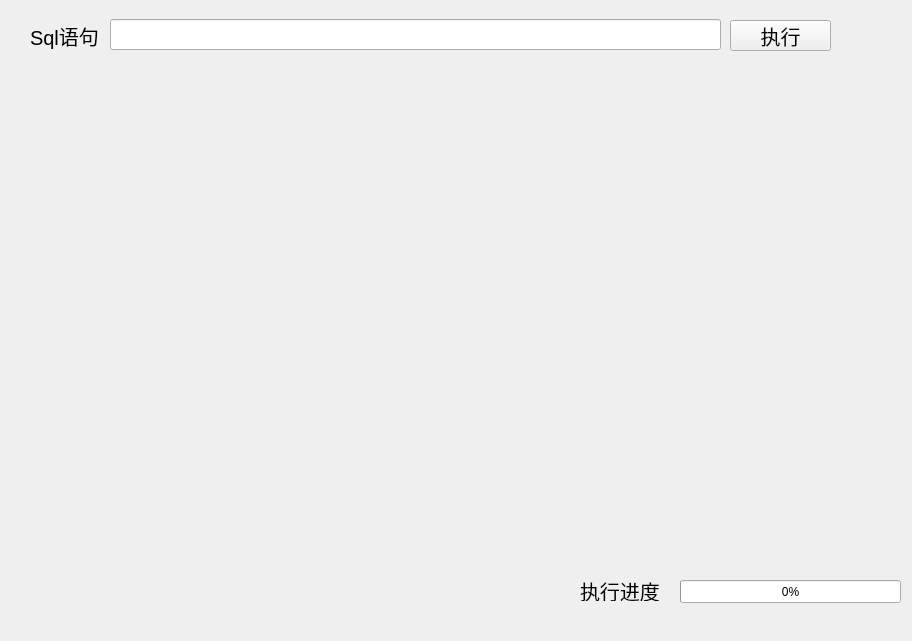
<?xml version="1.0" encoding="UTF-8"?>
<ui version="4.0">
 <class>Form</class>
 <widget class="QWidget" name="Form">
  <property name="windowModality">
   <enum>Qt::ApplicationModal</enum>
  </property>
  <property name="geometry">
   <rect>
    <x>0</x>
    <y>0</y>
    <width>912</width>
    <height>641</height>
   </rect>
  </property>
  <property name="windowTitle">
   <string>数据库模式</string>
  </property>
  <widget class="QLabel" name="label">
   <property name="geometry">
    <rect>
     <x>30</x>
     <y>20</y>
     <width>71</width>
     <height>31</height>
    </rect>
   </property>
   <property name="font">
    <font>
     <pointsize>15</pointsize>
    </font>
   </property>
   <property name="text">
    <string>Sql语句</string>
   </property>
  </widget>
  <widget class="QPushButton" name="execsql">
   <property name="geometry">
    <rect>
     <x>730</x>
     <y>20</y>
     <width>101</width>
     <height>31</height>
    </rect>
   </property>
   <property name="font">
    <font>
     <pointsize>15</pointsize>
    </font>
   </property>
   <property name="text">
    <string>执行</string>
   </property>
  </widget>
  <widget class="QWidget" name="gridLayoutWidget">
   <property name="geometry">
    <rect>
     <x>10</x>
     <y>70</y>
     <width>891</width>
     <height>491</height>
    </rect>
   </property>
   <layout class="QGridLayout" name="displayresult"/>
  </widget>
  <widget class="QLineEdit" name="lineEdit">
   <property name="geometry">
    <rect>
     <x>110</x>
     <y>19</y>
     <width>611</width>
     <height>31</height>
    </rect>
   </property>
   <property name="font">
    <font>
     <pointsize>12</pointsize>
    </font>
   </property>
  </widget>
  <widget class="QProgressBar" name="progressBar">
   <property name="geometry">
    <rect>
     <x>680</x>
     <y>580</y>
     <width>221</width>
     <height>23</height>
    </rect>
   </property>
   <property name="maximum">
    <number>99</number>
   </property>
   <property name="value">
    <number>0</number>
   </property>
  </widget>
  <widget class="QLabel" name="label_2">
   <property name="geometry">
    <rect>
     <x>580</x>
     <y>580</y>
     <width>91</width>
     <height>21</height>
    </rect>
   </property>
   <property name="font">
    <font>
     <pointsize>15</pointsize>
    </font>
   </property>
   <property name="text">
    <string>执行进度</string>
   </property>
  </widget>
 </widget>
 <resources/>
 <connections/>
</ui>
